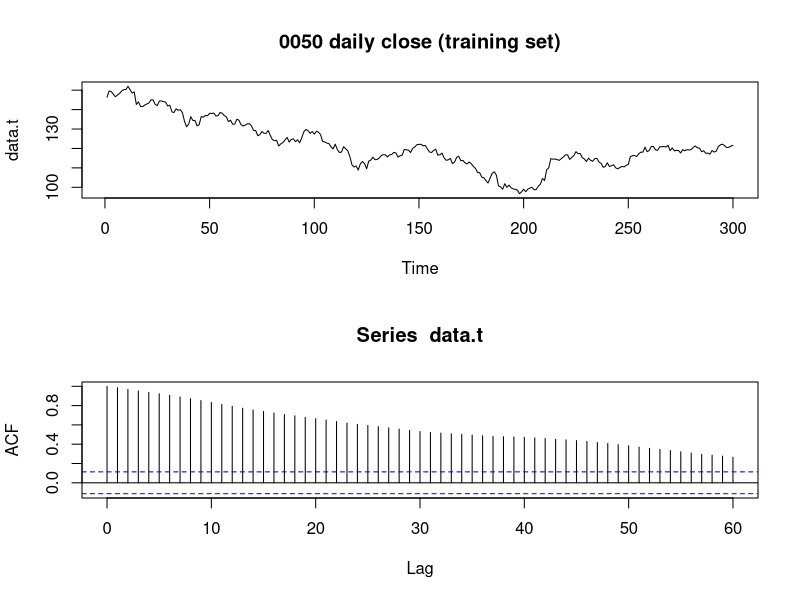
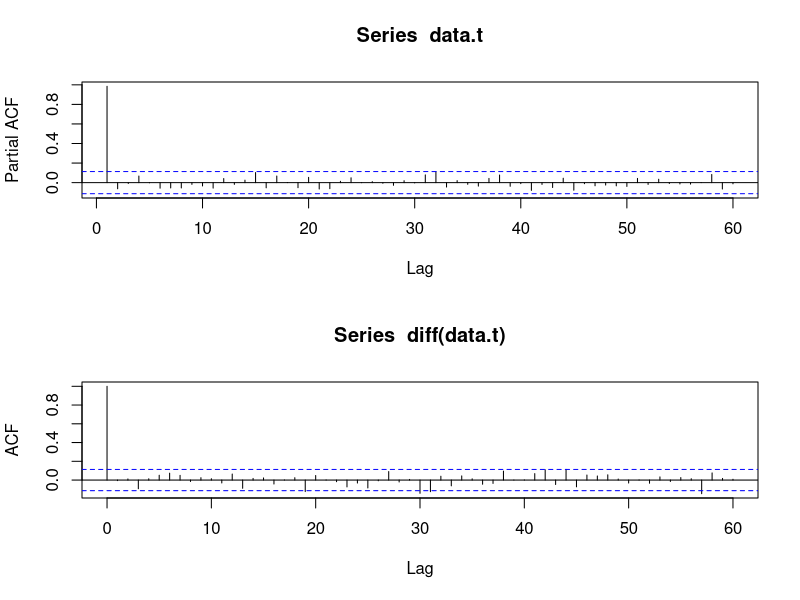
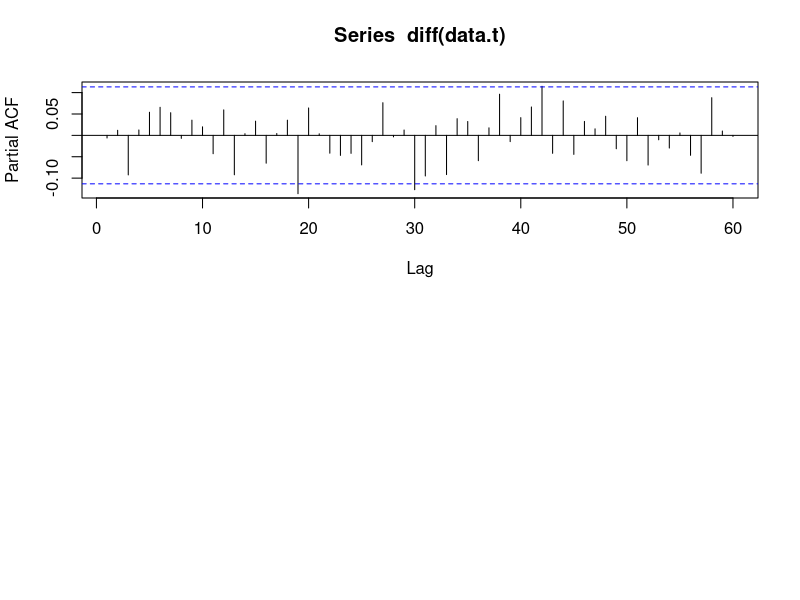
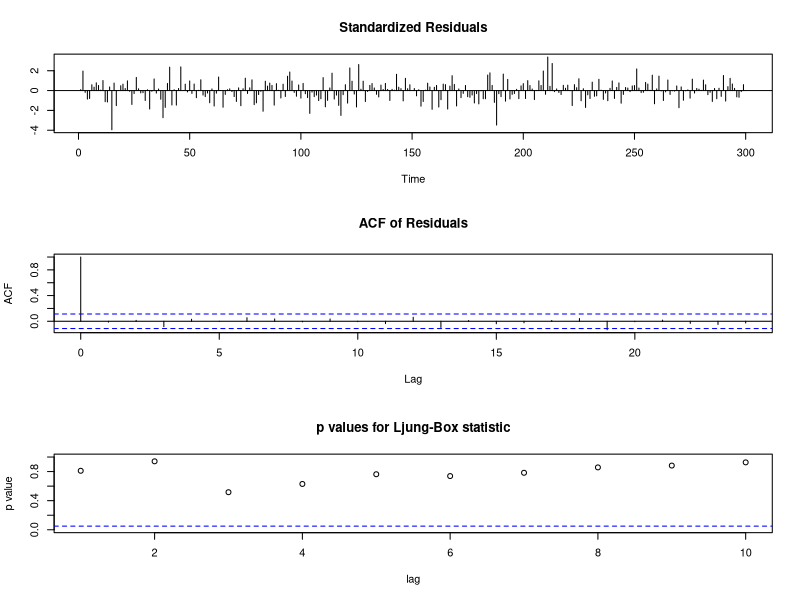
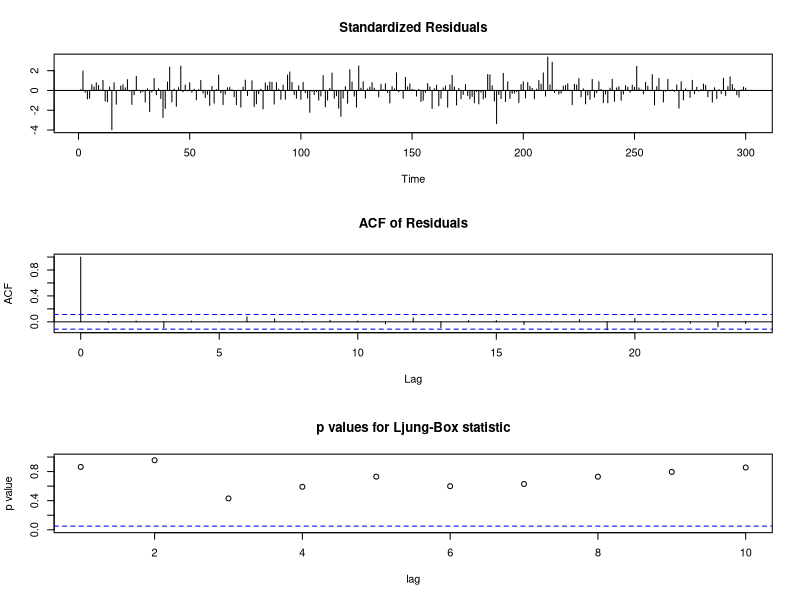
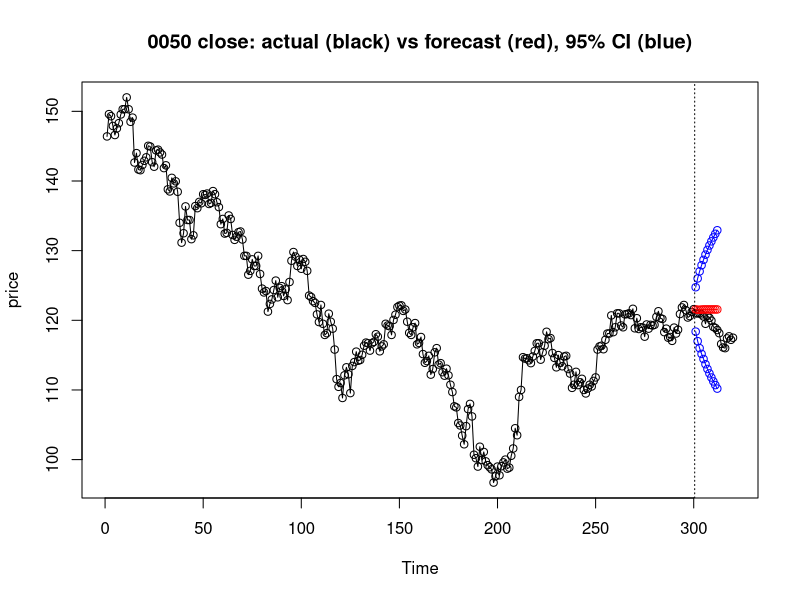
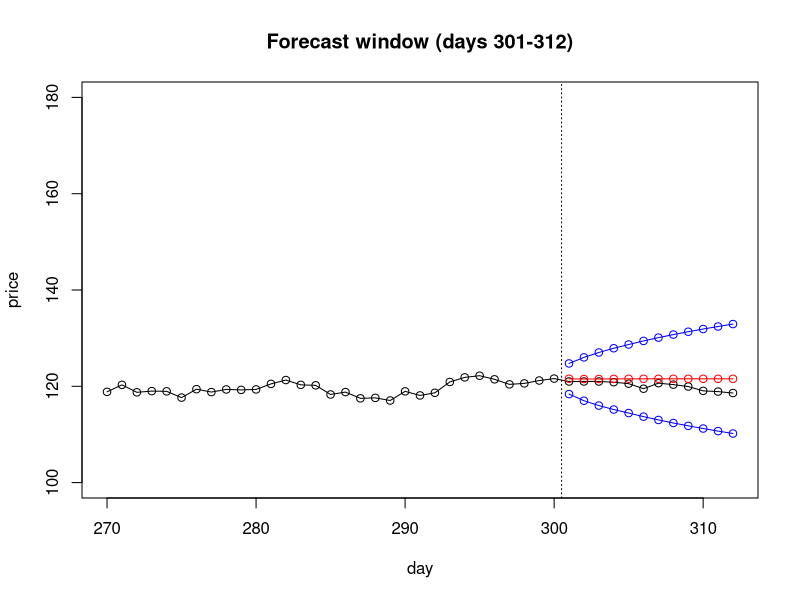

R code for these plots, in order:
# =============================================================================
# SARIMA forecasting of the 0050 ETF (Yuanta Taiwan Top 50)
#
# Data : data/0050.dat  -- daily closing prices, 2022-01-03 to 2023-05-04
#        (312 rows in the original report; the TWSE pull in data/ has 320)
# Split: first 300 observations for fitting, the rest held out for validation
# Model: ARIMA(0,1,0)(0,0,1)[5]  (weekly seasonality, 5 trading days)
# =============================================================================

# install.packages("tseries")
library(tseries)

# --- 1. Load data ------------------------------------------------------------
data   <- read.table("data/0050.dat")[, 1]
data.t <- data[1:300]                    # training set

# --- 2. Raw series: plot, ACF, PACF -----------------------------------------
par(mfrow = c(2, 1))
plot.ts(data.t, main = "0050 daily close (training set)")
acf(data.t, 60)
pacf(data.t, 60)

# --- 3. Unit-root tests on the raw series -----------------------------------
# H0: series has a unit root (non-stationary)
adf.test(log(data.t), k = 0)  # Dickey-Fuller            p = 0.8565
adf.test(log(data.t))         # Augmented Dickey-Fuller  p = 0.7635
pp.test(log(data.t))          # Phillips-Perron          p = 0.8801
# -> all p > 0.05, cannot reject H0: difference the series

# --- 4. First difference: ACF, PACF, unit-root tests ------------------------
acf(diff(data.t), 60)
pacf(diff(data.t), 60)
# Both ACF and PACF spike at lag 20 -> p = 0, q = 0; search P <= 4, Q <= 4

adf.test(diff(log(data.t)), k = 0)  # p = 0.01
adf.test(diff(log(data.t)))         # p = 0.01
pp.test(diff(log(data.t)))          # p = 0.01
# -> all p < 0.05, series is stationary after one difference (D = 0)

# --- 5. Candidate models -----------------------------------------------------
# Period = 5 because the data are daily and there are 5 trading days per week.

# Model A: ARIMA(0,1,0)(2,0,4)[5]  -- lowest AIC among the candidates
fit.a <- arima(data.t, order = c(0, 1, 0),
               seasonal = list(order = c(2, 0, 4), period = 5))
fit.a$coef
tsdiag(fit.a, 10)
Box.test(fit.a$residuals, lag = 20, type = "Ljung-Box")  # p > 0.05 -> white noise
AIC(fit.a)  # 1140.547
BIC(fit.a)  # 1166.45

# Model B: ARIMA(0,1,0)(0,0,1)[5]  -- lowest BIC among the candidates
fit.b <- arima(data.t, order = c(0, 1, 0),
               seasonal = list(order = c(0, 0, 1), period = 5))
fit.b$coef  # sma1 = 0.0402
tsdiag(fit.b, 10)
Box.test(fit.b$residuals, lag = 20, type = "Ljung-Box")  # p > 0.05 -> white noise
AIC(fit.b)  # 1141.072
BIC(fit.b)  # 1148.473

# Both models pass the residual white-noise check; Model B has far fewer
# parameters (1 vs 6) at almost identical AIC, so Model B is selected.

# --- 6. Forecast the 12 held-out days with the selected model ---------------
best     <- fit.b
data.pre <- predict(best, n.ahead = 12)
U <- data.pre$pred + 1.96 * data.pre$se   # upper 95% bound
L <- data.pre$pred - 1.96 * data.pre$se   # lower 95% bound

par(mfrow = c(1, 1))

# Full series with forecast
plot.ts(data, type = "o", ylab = "price",
        main = "0050 close: actual (black) vs forecast (red), 95% CI (blue)")
lines(data.pre$pred, col = "red",  type = "o")
lines(U,             col = "blue", type = "o")
lines(L,             col = "blue", type = "o")
abline(v = 300.5, lty = "dotted")

# Zoom on the last 43 observations
data.r <- 270:312
plot(data.r, data[data.r], type = "o", ylim = c(100, 180), ylab = "price",
     xlab = "day", main = "Forecast window (days 301-312)")
lines(data.pre$pred, col = "red",  type = "o")
lines(U,             col = "blue", type = "o")
lines(L,             col = "blue", type = "o")
abline(v = 300.5, lty = "dotted")
